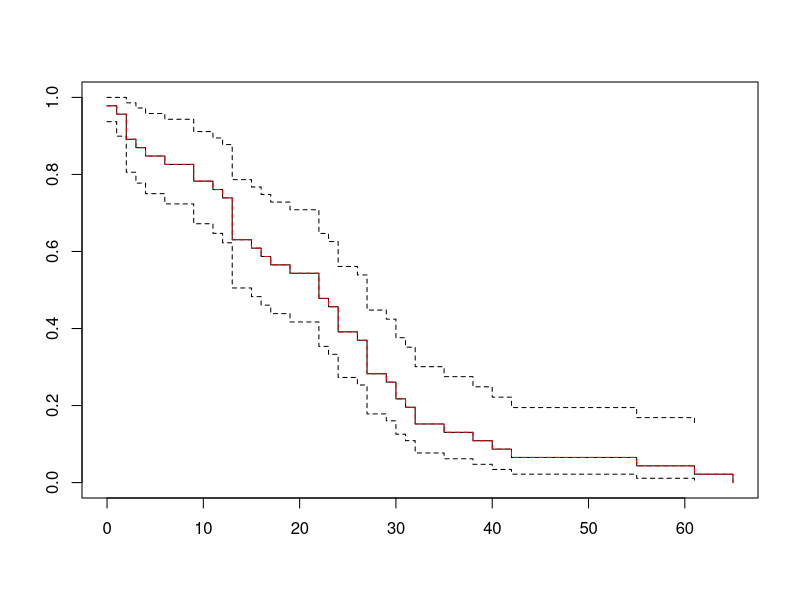
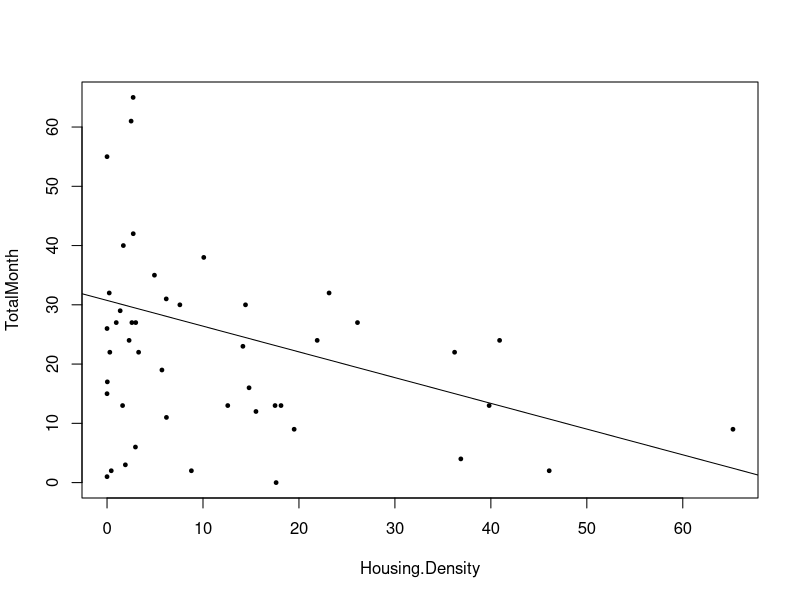

The R source for these figures, in order: (Note: this script raises an error after producing the figures.)

library(survival)

cougars <- read.csv("JAE_00481_Cougar Survival Data.csv")
head(cougars)

mean(cougars$TotalMonth)
sd(cougars$TotalMonth)

survV <- Surv(time=cougars$TotalMonth, event=rep(1, nrow(cougars)))
fixV <- survfit(survV ~ 1)
plot(fixV)


esf <- data.frame(matrix(ncol=2, nrow=length(unique(cougars$TotalMonth))))
colnames(esf) <- c("y", "s")
esf$y <- sort(unique(cougars$TotalMonth))

for(i in 1:nrow(esf)){
        esf$s[i] <- sum(cougars$TotalMonth>esf$y[i])/nrow(cougars)
}

points(esf, type="s", col="red", lty=2)

print(fixV, print.rmean = TRUE)

fixlm <- lm(TotalMonth ~ Housing.Density + Sex, data = cougars)
summary(fixlm)

plot(TotalMonth~Housing.Density, data=cougars, pch=19, cex=0.5)
abline(fixlm$coef[1:2])

plot(TotalMonth~Sex, data=cougars, pch=19, cex=0.5)
abline(fixlm$coef[c(1,3)])

### Section 2.2

sum(cougars$Event == 0)/nrow(cougars)*100
cougarsD <- cougars[cougars$Event == 1,]

## Exercise 2

mean(cougarsD$TotalMonth)
mean(cougars$TotalMonth)

## original data graph:
survV <- Surv(time=cougars$TotalMonth, event=rep(1, nrow(cougars)))
fixV <- survfit(survV ~ 1)
plot(fixV)

## with new analysis in red:
survD <- Surv(time=cougarsD$TotalMonth)
fixD <- survfit(survVD ~ 1)
points(fixD$surv~ fixD$time, type= "s", col="red")

## linear regression on cougarsD
regcougarsD <- lm(TotalMonth ~ Housing.Density + Sex, data = cougarsD)
summary(regcougarsD)

## compare Housing Density between two methods
plot(TotalMonth~Housing.Density, data=cougars, pch=19, cex=0.5)
abline(fixlm$coef[1:2])
summary(fixlm)

points(TotalMonth~Housing.Density, data=cougarsD, pch=19, cex=0.5, col="red")
abline(regcougarsD$coef[1:2], col="red")
summary(regcougarsD)


## compare Sex between two methods
plot(TotalMonth~Sex, data=cougars, pch=19, cex=0.5)
abline(fixlm$coef[c(1,3)])

points(TotalMonth~Sex, data=cougarsD, pch=19, cex=0.5, col = "red")
abline(regcougarsD$coef[c(1,3)], col = "red")

summary(fixlm)
summary(regcougarsD)


## Section 3

survKM <- Surv(time=cougars$TotalMonth, event=cougars$Event)
kmV <- survfit(survKM~1)
plot(kmV)

# Exercise 3

### Plotting the Kaplan-Meier survival function (given in Tutorial)
survKM <- Surv(time=cougars$TotalMonth, event=cougars$Event)
kmV <- survfit(survKM~1)
plot(kmV)

### Plotting the empirical survival function from before (red lines):
points(esf, type="s", col="red")


## use K-M to estimate mean:
print(kmV, print.rmean =TRUE)

print(kmV, print.rmean=TRUE, rmean=132)

## Section 4

# Regression for censored data

couTobit <- survreg(survKM~Housing.Density+Sex, data = cougars, dist="gaussian")
summary(couTobit)

survInt <- Surv(time = cougars$EntryMonth, time2=cougars$ExitMonth, event= cougars$Event, type ="interval")
kmInt <- survfit(survInt~1)
print(kmInt, print.rmean=TRUE)

head(cougars)

## Section 4

# Exercise 4 - SKIP

## a. Estimate the mean survival time when accounting for the censorship entry date.

#```{r}
#survInt <- Surv(time = cougars$EntryMonth, time2=cougars$ExitMonth, event= cougars$Event, type ="interval")
#kmInt <- survfit(survInt~1)
#print(kmInt, print.rmean=TRUE)
#```

#Compared to empirical results:
#        ```{r}
#mean(cougars$TotalMonth)
#print(kmV, print.rmean =TRUE)
#```

#We can see here that the predicted mean is much higher when accounting for the interval censorship (38 months) than for the right-censored method (22 months) and for the Kaplan-Meier corrected right-censored method (31 months). This is to be expected, since many of the cougars marked in this study were tagged sometime after they entered adulthood.

# Regression for censored data

#couTobit <- survreg(survKM~Housing.Density+Sex, data = cougars, dist="gaussian")
#summary(couTobit)

#survInt <- Surv(time = cougars$EntryMonth, time2=cougars$ExitMonth, event= cougars$Event, type ="interval")
#kmInt <- survfit(survInt~1)
#print(kmInt, print.rmean=TRUE)

#head(cougars)



## Exercise 5

deers <- read.csv("Fawn_survival_70day.csv")
head(deers)
deers$total.days <- (deers$k - deers$i)
head(deers)

survDInt <- Surv(time = deers$total.days, event = deers$fate)
DInt <- survfit(survDInt~1)
plot(DInt)

print(DInt, print.rmean=TRUE)

#### OR is it . . .
survDInt2 <- Surv(time=deers$k, event=deers$fate)
DInt2 <- survfit(survDInt~1)
summary(DInt2)
points(DInt2$surv~DInt2$time, col = "red")
### Turns out they're the same

### 5c

deersreg <- survreg(survDInt~sex+timber, data=deers, dist = "gaussian")
summary(deersreg)

boxplot(k~sex, data = deers)
abline(deersreg$coef[1:2])

boxplot(k~timber, data=deers, ylim=c(0,90))
abline(deersreg$coef[c(1,3)])
